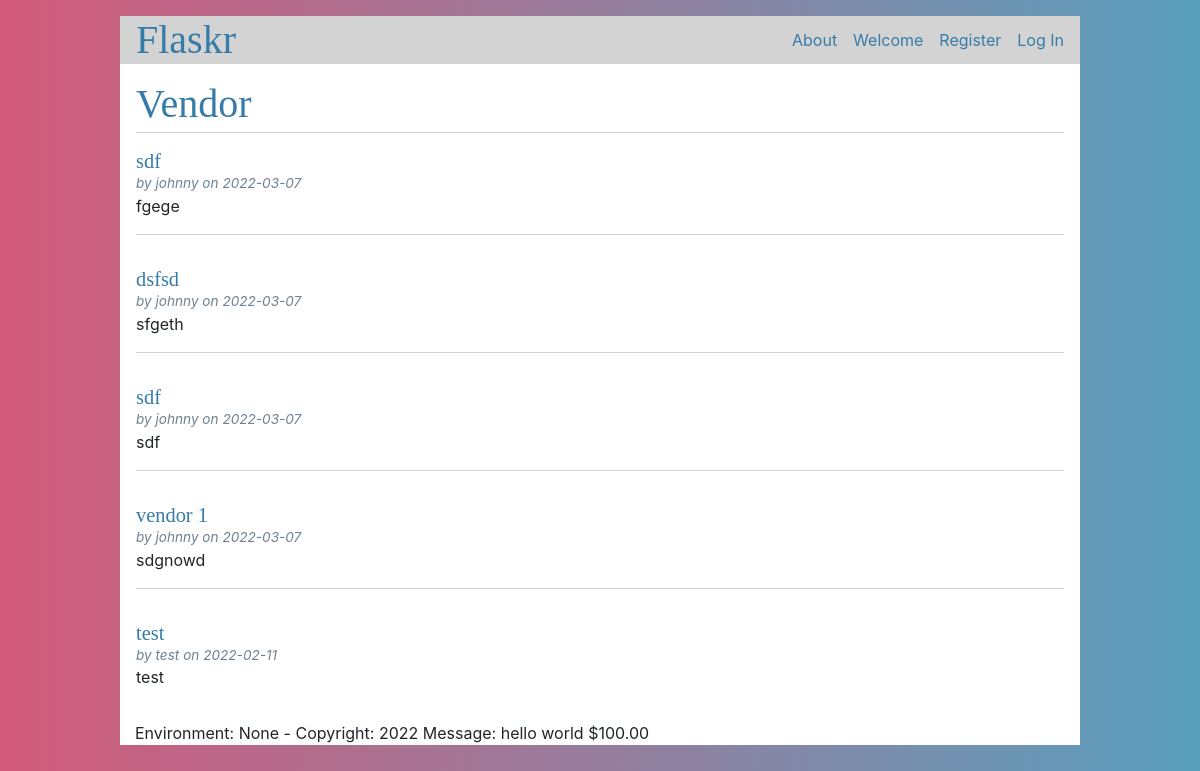
Before: / with the older database file.
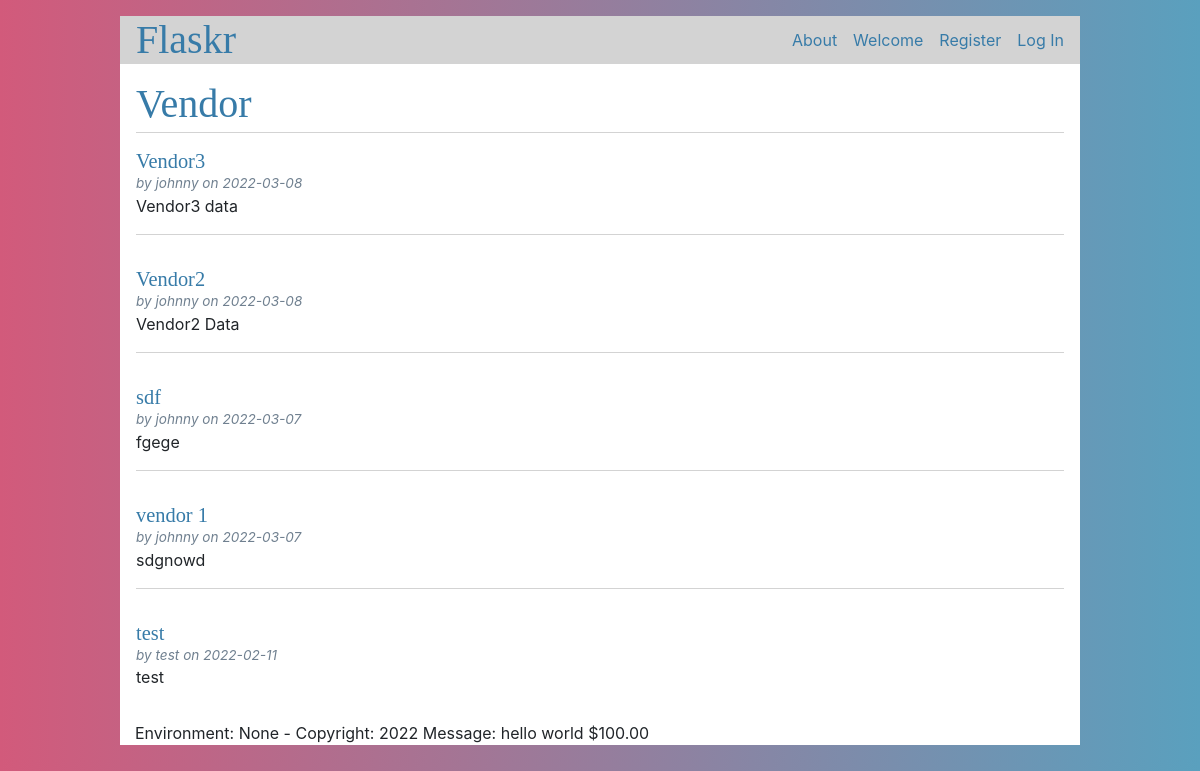
After: the same page with the newer database file.
### tables this page shows
CREATE TABLE vendor (
  id INTEGER PRIMARY KEY AUTOINCREMENT,
  author_id INTEGER NOT NULL,
  created TIMESTAMP NOT NULL DEFAULT CURRENT_TIMESTAMP,
  title TEXT NOT NULL,
  body TEXT NOT NULL,
  FOREIGN KEY (author_id) REFERENCES user (id)
);

CREATE TABLE user (
  id INTEGER PRIMARY KEY AUTOINCREMENT,
  username TEXT UNIQUE NOT NULL,
  password TEXT NOT NULL
);

### flaskApp/blog/__init__.py (the view)
@bp.route("/")
def index():
    db = get_db()
    posts = db.execute(
        "SELECT v.id, title, body, created, author_id, username"
        " FROM vendor v JOIN user u ON v.author_id = u.id"
        " ORDER BY created DESC"
    ).fetchall()
    return render_template("blog/index.html", posts=posts)

### flaskApp/auth/__init__.py (called while the page is built)
@bp.before_app_request
def load_logged_in_user():
    user_id = session.get("user_id")
    if user_id is None:
        g.user = None
    else:
        g.user = (
            get_db().execute("SELECT * FROM user WHERE id = ?", (user_id,)).fetchone()
        )

### flaskApp/context_processors/__init__.py (called while the page is built)
def utility_text_processors():
    message = "hello world"
    def deployment_environment():
        return getenv('FLASK_ENV', None)
    def current_year():
        currentDateTime = datetime.datetime.now()
        date = currentDateTime.date()
        year = date.strftime("%Y")
        return year
    def format_price(amount, currency="$"):
        return f"{currency}{amount:.2f}"
    return dict(
        mymessage=message,
        deployment_environment=deployment_environment(),
        year=current_year(),
        format_price=format_price
    )

### flaskApp/db/__init__.py (called while the page is built)
def get_db():
    if "db" not in g:
        g.db = sqlite3.connect(
            current_app.config["DATABASE"], detect_types=sqlite3.PARSE_DECLTYPES
        )
        g.db.row_factory = sqlite3.Row
    return g.db

### flaskApp/blog/templates/blog/index.html (shortened to what this page needs)
{% extends 'base.html' %}
{% block header %}
  <h1>{% block title %}Vendor{% endblock %}</h1>
{% endblock %}
{% block content %}
  {% for post in posts %}
    <article class="post">
      <header>
        <div>
          <h1>{{ post['title'] }}</h1>
          <div class="about">by {{ post['username'] }} on {{ post['created'].strftime('%Y-%m-%d') }}</div>
        </div>
      </header>
      <p class="body">{{ post['body'] }}</p>
    </article>
    {% if not loop.last %}
      <hr>
    {% endif %}
  {% endfor %}
{% endblock %}

### flaskApp/templates/base.html (shortened to what this page needs)
<!doctype html>
<link rel="stylesheet" href="https://cdn.jsdelivr.net/npm/bootstrap@4.3.1/dist/css/bootstrap.min.css"
>
<link rel="stylesheet" href="{{ url_for('static', filename='style.css') }}">
<nav>
    <h1><a href="{{ url_for('index') }}">Flaskr</a></h1>
    <ul>
        <li><a href="{{ url_for('simple_pages.show', page="about") }}">About</a></li>
        <li><a href="{{ url_for('simple_pages.show', page="welcome") }}">Welcome</a></li>
        {% if g.user %}
            <li><span>{{ g.user['username'] }}</span>
            <li><a href="{{ url_for('auth.logout') }}">Log Out</a>
                {% else %}
            <li><a href="{{ url_for('auth.register') }}">Register</a>
            <li><a href="{{ url_for('auth.login') }}">Log In</a>
        {% endif %}
    </ul>
</nav>
<section class="content">
    <header>
        {% block header %}{% endblock %}
    </header>
    {% block content %}{% endblock %}
</section>
<footer class="container">
    Environment: {{ deployment_environment }} - Copyright: {{ year }}
    Message: {{ mymessage }} {{ format_price(100) }}
</footer>

### flaskApp/static/style.css (style rules this page uses)
h1, h2, h3, h4, h5, h6 { font-family: serif; color: #377ba8; margin: 1rem 0; }
a { color: #377ba8; }
hr { border: none; border-top: 1px solid lightgray; }
nav { background: lightgray; display: flex; align-items: center; padding: 0 0.5rem; }
nav h1 { flex: auto; margin: 0; }
nav h1 a { text-decoration: none; padding: 0.25rem 0.5rem; }
nav ul { display: flex; list-style: none; margin: 0; padding: 0; }
nav ul li a, nav ul li span, header .action { display: block; padding: 0.5rem; }
.content { padding: 0 1rem 1rem; }
.content > header { border-bottom: 1px solid lightgray; display: flex; align-items: flex-end; }
.content > header h1 { flex: auto; margin: 1rem 0 0.25rem 0; }
.post > header { display: flex; align-items: flex-end; font-size: 0.85em; }
.post > header > div:first-of-type { flex: auto; }
.post > header h1 { font-size: 1.5em; margin-bottom: 0; }
.post .about { color: slategray; font-style: italic; }
.post .body { white-space: pre-line; }

Changed rows visible on the page:
removed vendor: title "dsfsd", username "johnny", created "2022-03-07", body "sfgeth"
removed vendor: title "sdf", username "johnny", created "2022-03-07", body "sdf"
added vendor: title "Vendor3", username "johnny", created "2022-03-08", body "Vendor3 data"
added vendor: title "Vendor2", username "johnny", created "2022-03-08", body "Vendor2 Data"
